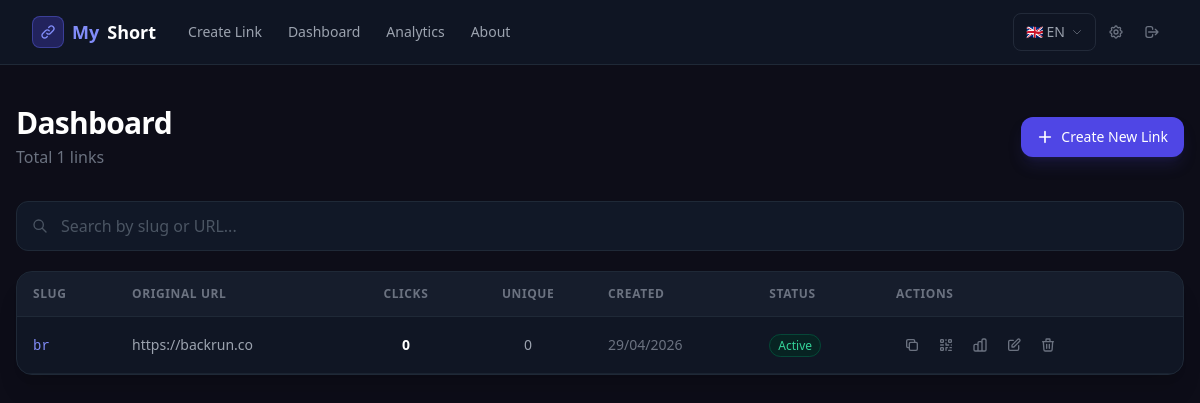
/dashboard (signed in), run on the app's committed database.
### tables this page shows
CREATE TABLE links (
            id INTEGER PRIMARY KEY AUTOINCREMENT,
            short_code TEXT UNIQUE NOT NULL,
            original_url TEXT NOT NULL,
            custom_slug TEXT,
            password TEXT,
            og_title TEXT,
            og_description TEXT,
            og_image_url TEXT,
            created_at DATETIME DEFAULT CURRENT_TIMESTAMP,
            expires_at DATETIME,
            click_count INTEGER DEFAULT 0,
            unique_clicks INTEGER DEFAULT 0,
            is_active INTEGER DEFAULT 1,
            created_by_ip TEXT
        );

### index.php (the view, shortened to what this page needs)
<?php
function getLang(): string {
    return $_SESSION['lang'] ?? 'en';
}
function t(string $key, mixed ...$args): string {
    static $cache = null;
    if ($cache === null) $cache = getTranslations();
    $lang = getLang();
    $str  = $cache[$lang][$key] ?? $cache['en'][$key] ?? $key;
    return $args ? vsprintf($str, $args) : $str;
}
function getDB(): PDO {
    static $pdo = null;
    if ($pdo === null) {
        $pdo = new PDO('sqlite:' . DB_PATH);
        $pdo->setAttribute(PDO::ATTR_ERRMODE, PDO::ERRMODE_EXCEPTION);
        $pdo->setAttribute(PDO::ATTR_DEFAULT_FETCH_MODE, PDO::FETCH_ASSOC);
    }
    return $pdo;
}
function h(string $str): string {
    return htmlspecialchars($str, ENT_QUOTES, 'UTF-8');
}
function isLoggedIn(): bool {
    return !empty($_SESSION['admin']);
}
$uri        = parse_url($_SERVER['REQUEST_URI'], PHP_URL_PATH);
$scriptPath = SCRIPT_PATH;
if ($scriptPath !== '' && str_starts_with($uri, $scriptPath)) {
    $uri = substr($uri, strlen($scriptPath));
}
$uri    = '/' . trim($uri, '/');
$method = $_SERVER['REQUEST_METHOD'];
if ($uri === '/login') {
    if ($method === 'POST') handleLoginPost();
    else handleLoginGet();
} elseif ($uri === '/logout') {
    handleLogout();
} elseif ($uri === '/lang') {
    handleLang();
} elseif ($uri === '/' || $uri === '') {
    requireAuth();
    handleHome();
} elseif ($uri === '/create' && $method === 'POST') {
    requireAuth();
    handleCreate();
} elseif ($uri === '/dashboard') {
    handleDashboard();
} elseif ($uri === '/analytics') {
    requireAuth();
    handleAnalytics();
} elseif ($uri === '/settings/revoke-all' && $method === 'POST') {
    requireAuth();
    handleRevokeAll();
} elseif ($uri === '/settings') {
    requireAuth();
    if ($method === 'POST') handleSettingsPost();
    else handleSettingsGet();
} elseif ($uri === '/about') {
    handleAbout();
} elseif (preg_match('#^/stats/([a-zA-Z0-9_-]+)$#', $uri, $m)) {
    requireAuth();
    handleStats($m[1]);
} elseif (preg_match('#^/edit/([a-zA-Z0-9_-]+)$#', $uri, $m)) {
    requireAuth();
    if ($method === 'POST') handleEditPost($m[1]);
    else handleEditGet($m[1]);
} elseif (preg_match('#^/delete/([a-zA-Z0-9_-]+)$#', $uri, $m)) {
    requireAuth();
    handleDelete($m[1]);
} else {
    http_response_code(404);
    echo renderNotFound();
}
exit;
function handleDashboard(): void {
    $db      = getDB();
    $page    = max(1, (int)($_GET['page'] ?? 1));
    $perPage = 20;
    $offset  = ($page - 1) * $perPage;
    $total   = (int)$db->query("SELECT COUNT(*) FROM links")->fetchColumn();
    $stmt    = $db->prepare("SELECT * FROM links ORDER BY created_at DESC LIMIT ? OFFSET ?");
    $stmt->execute([$perPage, $offset]);
    echo renderDashboard($stmt->fetchAll(), $page, $total);
}
function getNavbar(): string {
    $base = BASE_URL;
    $lang = getLang();
    $otherLang  = $lang === 'en' ? 'vi' : 'en';
    $langUrl    = $base . '/lang?set=' . $otherLang;
    $navCreate  = t('nav.create');
    $navDash    = t('nav.dashboard');
    $navAna     = t('nav.analytics');
    $navSet     = t('nav.settings');
    $navAbout   = t('nav.about');
    $navLogout  = t('nav.logout');
    $currentFlag = $lang === 'en' ? '🇬🇧 EN' : '🇻🇳 VI';
    return <<<HTML
<nav class="bg-gray-900/80 backdrop-blur-md border-b border-gray-800 sticky top-0 z-40">
  <div class="max-w-7xl mx-auto px-4 sm:px-6 lg:px-8">
    <div class="flex justify-between items-center h-16">
      <div class="flex items-center gap-5">
        <a href="{$base}/" class="flex items-center gap-2 font-bold text-lg shrink-0">
          <span class="flex items-center justify-center w-8 h-8 rounded-lg bg-indigo-600/30 border border-indigo-500/40">
            <svg class="w-4 h-4 text-indigo-400" fill="none" stroke="currentColor" viewBox="0 0 24 24">
              <path stroke-linecap="round" stroke-linejoin="round" stroke-width="2" d="M13.828 10.172a4 4 0 00-5.656 0l-4 4a4 4 0 105.656 5.656l1.102-1.101m-.758-4.899a4 4 0 005.656 0l4-4a4 4 0 00-5.656-5.656l-1.1 1.1"/>
            </svg>
          </span>
          <span class="text-indigo-400">My</span><span class="text-white">Short</span>
        </a>
        <div class="hidden md:flex items-center gap-0.5">
          <a href="{$base}/" class="px-3 py-2 rounded-lg text-sm font-medium text-gray-400 hover:text-white hover:bg-gray-800 transition-colors">{$navCreate}</a>
          <a href="{$base}/dashboard" class="px-3 py-2 rounded-lg text-sm font-medium text-gray-400 hover:text-white hover:bg-gray-800 transition-colors">{$navDash}</a>
          <a href="{$base}/analytics" class="px-3 py-2 rounded-lg text-sm font-medium text-gray-400 hover:text-white hover:bg-gray-800 transition-colors">{$navAna}</a>
          <a href="{$base}/about" class="px-3 py-2 rounded-lg text-sm font-medium text-gray-400 hover:text-white hover:bg-gray-800 transition-colors">{$navAbout}</a>
        </div>
      </div>
      <div class="flex items-center gap-1">
        <a href="{$langUrl}"
           class="flex items-center gap-1.5 px-3 py-2 rounded-lg text-sm text-gray-400 hover:text-white hover:bg-gray-800 transition-colors border border-gray-700/50">
          {$currentFlag}
          <svg class="w-3 h-3 opacity-50" fill="none" stroke="currentColor" viewBox="0 0 24 24"><path stroke-linecap="round" stroke-linejoin="round" stroke-width="2" d="M19 9l-7 7-7-7"/></svg>
        </a>
        <a href="{$base}/settings" title="{$navSet}" class="p-2 rounded-lg text-gray-500 hover:text-white hover:bg-gray-800 transition-colors">
        </a>
        <a href="{$base}/logout" title="{$navLogout}" class="p-2 rounded-lg text-gray-500 hover:text-white hover:bg-gray-800 transition-colors">
          <svg class="w-4 h-4" fill="none" stroke="currentColor" viewBox="0 0 24 24"><path stroke-linecap="round" stroke-linejoin="round" stroke-width="2" d="M17 16l4-4m0 0l-4-4m4 4H7m6 4v1a3 3 0 01-3 3H6a3 3 0 01-3-3V7a3 3 0 013-3h4a3 3 0 013 3v1"/></svg>
        </a>
      </div>
    </div>
  </div>
</nav>
HTML;
}
function renderLayout(string $title, string $content): string {
    $navbar  = isLoggedIn() ? getNavbar() : '';
    $titleH  = h($title);
    return <<<HTML
<!DOCTYPE html>
<html lang="vi">
<head>
  <title>{$titleH} — MyShort</title>
  <script src="https://cdn.tailwindcss.com"></script>
</head>
<body class="text-gray-100 min-h-screen">
  {$navbar}
  {$content}
</body>
</html>
HTML;
}
function renderDashboard(array $links, int $page, int $total): string {
    $base    = BASE_URL;
    $perPage = 20;
    $totalPages = max(1, (int)ceil($total / $perPage));
    $tTitle    = t('dash.title');
    $tSub      = t('dash.subtitle', number_format($total));
    $tNew      = t('dash.create_new');
    $tSearchPh = t('dash.search.ph');
    $tColSlug  = t('dash.col.slug');
    $tColUrl   = t('dash.col.url');
    $tColClick = t('dash.col.clicks');
    $tColUniq  = t('dash.col.unique');
    $tColDate  = t('dash.col.created');
    $tColStat  = t('dash.col.status');
    $tColAct   = t('dash.col.actions');
    $tEmpty    = t('dash.empty');
    $tQrDl     = t('dash.qr.download');
    $tQrClose  = t('dash.qr.close');
    $tQrTitle  = t('dash.qr.title');
    $tDelConf  = h(t('dash.delete.confirm'));
    $rows = '';
    foreach ($links as $link) {
        $isExpired = $link['expires_at'] && strtotime($link['expires_at']) < time();
        $isOn      = $link['is_active'] && !$isExpired;
        $badgeTxt  = $isOn ? t('dash.status.active') : ($isExpired ? t('dash.status.expired') : t('dash.status.off'));
        $badgeCls  = $isOn ? 'bg-emerald-950/60 text-emerald-400 border-emerald-800/60' : 'bg-red-950/60 text-red-400 border-red-800/60';
        $badge     = '<span class="px-2 py-0.5 rounded-full text-xs border font-medium ' . $badgeCls . '">' . h($badgeTxt) . '</span>';
        $shortUrl  = BASE_URL . '/' . h($link['short_code']);
        $truncUrl  = mb_strimwidth($link['original_url'], 0, 55, '…');
        $search    = h(strtolower($link['short_code'] . ' ' . $link['original_url']));
        $rows .= '<tr class="border-b border-gray-800/70 hover:bg-gray-800/30 transition-colors" data-search="' . $search . '">';
        $rows .= '<td class="px-4 py-3 whitespace-nowrap"><a href="' . $shortUrl . '" target="_blank" class="text-indigo-400 hover:text-indigo-300 font-mono text-sm font-medium">' . h($link['short_code']) . '</a></td>';
        $rows .= '<td class="px-4 py-3 text-gray-400 text-sm max-w-xs" title="' . h($link['original_url']) . '"><span class="truncate block">' . h($truncUrl) . '</span></td>';
        $rows .= '<td class="px-4 py-3 text-center text-white font-semibold tabular-nums">' . number_format($link['click_count']) . '</td>';
        $rows .= '<td class="px-4 py-3 text-center text-gray-400 tabular-nums">' . number_format($link['unique_clicks']) . '</td>';
        $rows .= '<td class="px-4 py-3 text-gray-500 text-sm whitespace-nowrap">' . date('d/m/Y', strtotime($link['created_at'])) . '</td>';
        $rows .= '<td class="px-4 py-3">' . $badge . '</td>';
        $rows .= '<td class="px-4 py-3 whitespace-nowrap">
          <div class="flex items-center gap-0.5">
            <button onclick="copyText(\'' . $shortUrl . '\')" title="Copy" class="p-2 rounded-lg hover:bg-gray-700 text-gray-500 hover:text-white transition-colors">
              <svg class="w-4 h-4" fill="none" stroke="currentColor" viewBox="0 0 24 24"><path stroke-linecap="round" stroke-linejoin="round" stroke-width="2" d="M8 16H6a2 2 0 01-2-2V6a2 2 0 012-2h8a2 2 0 012 2v2m-6 12h8a2 2 0 002-2v-8a2 2 0 00-2-2h-8a2 2 0 00-2 2v8a2 2 0 002 2z"/></svg>
            </button>
            <button onclick="showQR(\'' . $shortUrl . '\',\'' . h($link['short_code']) . '\')" title="QR" class="p-2 rounded-lg hover:bg-gray-700 text-gray-500 hover:text-white transition-colors">
            </button>
            <a href="' . $base . '/stats/' . h($link['short_code']) . '" class="p-2 rounded-lg hover:bg-gray-700 text-gray-500 hover:text-white transition-colors">
            </a>
            <a href="' . $base . '/edit/' . h($link['short_code']) . '" class="p-2 rounded-lg hover:bg-gray-700 text-gray-500 hover:text-white transition-colors">
              <svg class="w-4 h-4" fill="none" stroke="currentColor" viewBox="0 0 24 24"><path stroke-linecap="round" stroke-linejoin="round" stroke-width="2" d="M11 5H6a2 2 0 00-2 2v11a2 2 0 002 2h11a2 2 0 002-2v-5m-1.414-9.414a2 2 0 112.828 2.828L11.828 15H9v-2.828l8.586-8.586z"/></svg>
            </a>
            <a href="' . $base . '/delete/' . h($link['short_code']) . '" onclick="return confirm(\'' . $tDelConf . '\')" class="p-2 rounded-lg hover:bg-red-900/40 text-gray-500 hover:text-red-400 transition-colors">
              <svg class="w-4 h-4" fill="none" stroke="currentColor" viewBox="0 0 24 24"><path stroke-linecap="round" stroke-linejoin="round" stroke-width="2" d="M19 7l-.867 12.142A2 2 0 0116.138 21H7.862a2 2 0 01-1.995-1.858L5 7m5 4v6m4-6v6m1-10V4a1 1 0 00-1-1h-4a1 1 0 00-1 1v3M4 7h16"/></svg>
            </a>
          </div>
        </td>';
        $rows .= '</tr>';
    }
    $pag = '';
    $content = <<<HTML
<div class="max-w-7xl mx-auto px-4 py-10">
  <div class="flex flex-wrap items-center justify-between gap-4 mb-8">
    <div>
      <h1 class="text-3xl font-bold text-white tracking-tight">{$tTitle}</h1>
      <p class="text-gray-500 mt-1">{$tSub}</p>
    </div>
    <a href="{$base}/" class="inline-flex items-center gap-2 px-4 py-2.5 bg-indigo-600 hover:bg-indigo-500 text-white rounded-xl text-sm font-medium transition-colors shadow-lg shadow-indigo-900/30">
      <svg class="w-4 h-4" fill="none" stroke="currentColor" viewBox="0 0 24 24"><path stroke-linecap="round" stroke-linejoin="round" stroke-width="2.5" d="M12 4v16m8-8H4"/></svg>
      {$tNew}
    </a>
  </div>
  <div class="relative mb-5">
    <input type="text" id="searchInput" placeholder="{$tSearchPh}"
           class="w-full pl-11 pr-4 py-3 bg-gray-900 border border-gray-800 rounded-xl text-white placeholder-gray-600 focus:outline-none focus:ring-2 focus:ring-indigo-500/60 focus:border-indigo-500 transition">
  </div>
  <div class="bg-gray-900/80 border border-gray-800 rounded-2xl overflow-hidden shadow-xl">
    <div class="overflow-x-auto">
      <table class="w-full text-sm">
        <thead>
          <tr class="border-b border-gray-800 bg-gray-800/40">
            <th class="px-4 py-3.5 text-left text-xs font-semibold text-gray-500 uppercase tracking-wider">{$tColSlug}</th>
            <th class="px-4 py-3.5 text-left text-xs font-semibold text-gray-500 uppercase tracking-wider">{$tColUrl}</th>
            <th class="px-4 py-3.5 text-center text-xs font-semibold text-gray-500 uppercase tracking-wider">{$tColClick}</th>
            <th class="px-4 py-3.5 text-center text-xs font-semibold text-gray-500 uppercase tracking-wider">{$tColUniq}</th>
            <th class="px-4 py-3.5 text-left text-xs font-semibold text-gray-500 uppercase tracking-wider">{$tColDate}</th>
            <th class="px-4 py-3.5 text-left text-xs font-semibold text-gray-500 uppercase tracking-wider">{$tColStat}</th>
            <th class="px-4 py-3.5 text-left text-xs font-semibold text-gray-500 uppercase tracking-wider">{$tColAct}</th>
          </tr>
        </thead>
        <tbody id="tableBody">{$rows}</tbody>
      </table>
    </div>
      <p class="text-gray-600">{$tEmpty}</p>
  </div>
  {$pag}
</div>
    <h3 class="text-white font-semibold mb-1">{$tQrTitle}</h3>
      <button id="modalDlBtn" class="flex-1 py-2.5 bg-indigo-600 hover:bg-indigo-500 rounded-xl text-sm font-medium transition-colors">{$tQrDl}</button>
      <button onclick="closeQR()" class="flex-1 py-2.5 bg-gray-800 hover:bg-gray-700 border border-gray-700 rounded-xl text-sm transition-colors">{$tQrClose}</button>
HTML;
    return renderLayout($tTitle, $content);
}

### index.php (style rules this page uses)
body { background:#0d0d18 }

### data on the page
links: short_code "br", original_url "https://backrun.co", click_count "0", unique_clicks "0", created_at "29/04/2026", badgeTxt "Active"

### other printed values
$navCreate "Create Link"
$navDash "Dashboard"
$navAna "Analytics"
$navAbout "About"
$currentFlag "🇬🇧 EN"
$tTitle "Dashboard"
$tSub "Total 1 links"
$tNew "Create New Link"
$tColSlug "SLUG"
$tColUrl "ORIGINAL URL"
$tColClick "CLICKS"
$tColUniq "UNIQUE"
$tColDate "CREATED"
$tColStat "STATUS"
$tColAct "ACTIONS"
